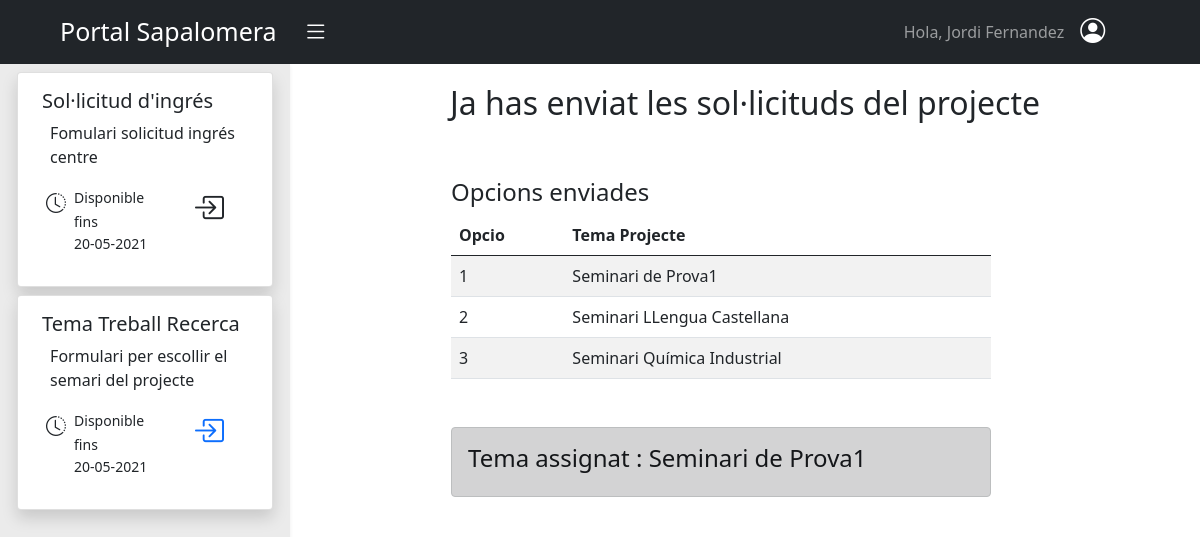
The page /aplicacions/projecte_batxillerat/ (signed in) on the database its author committed.
### aplicacions/models.py (models this page shows, shortened)
class Aplicacio(models.Model):
    nom = models.CharField(max_length=30)
    descripcio = models.CharField(max_length=200)
    data_limit_inici = models.DateField()
    data_limit_fi = models.DateField()
    url_acces = models.CharField(max_length=60,blank=True)
    url_backend = models.CharField(max_length=60,blank=True)
    llista_grups = models.ManyToManyField(Group,blank=True)
    llista_encarregats = models.ManyToManyField(User,limit_choices_to={"rol__id_rol":1},blank=True)
    objects = models.Manager()
    llistatAplicacions= LListaAplicacions()
    class Meta:
        verbose_name_plural = 'Aplicacions'

### batxillerat_projecte/models.py (models this page shows)
class Solicitud(models.Model):
    plantajament = models.TextField()
    seminari = models.ForeignKey(Seminari, on_delete=models.CASCADE)
    usuari = models.ForeignKey(User, on_delete=models.CASCADE)
    assignat = models.BooleanField(default=False)
    class Meta:
        permissions = (
            ("enviar_solicitud", "Pot enviar Solicitud"),
        )

class Seminari(models.Model):
    nom = models.CharField(max_length=100)
    departament = models.ForeignKey(Departament, on_delete=models.CASCADE)
    places = models.PositiveSmallIntegerField()
    def __str__(self):
        return self.nom

### batxillerat_projecte/views.py (the view)
# urls.py: path('',EnviarSolicitud, name='enviar-solicitud'),
@login_required
def EnviarSolicitud(request):
    if request.method == 'POST':
        user = request.user
        seminariPrimeraOpcio = request.POST.get('seminariPrimeraOpcio')
        seminariSegonaOpcio = request.POST.get('seminariSegonaOpcio')
        seminariTerceraOpcio = request.POST.get('seminariTerceraOpcio')
        seminariOpcio1 = get_object_or_404(Seminari, pk=seminariPrimeraOpcio)
        seminariOpcio2 = get_object_or_404(Seminari, pk=seminariSegonaOpcio)
        seminariOpcio3 = get_object_or_404(Seminari, pk=seminariTerceraOpcio)
        solicitud = Solicitud(seminari=seminariOpcio1,usuari=user,plantajament=request.POST.get('plantajamentPrimeraOpcio'))
        solicitud.save()
        solicitud2 = Solicitud(seminari=seminariOpcio2,usuari=user,plantajament=request.POST.get('plantajamentSegonaOpcio'))
        solicitud2.save()
        solicitud3 = Solicitud(seminari=seminariOpcio3,usuari=user,plantajament=request.POST.get('plantajamentSegonaOpcio'))
        solicitud3.save()
        return JsonResponse({'success': True}, status=201)
    else:
        aplicacions = Aplicacio.llistatAplicacions.per_usuari(request.user)
        solicituds =  Solicitud.objects.filter(usuari=request.user)
        if(solicituds.count() >=3):
            return render(request, 'batx_seminaris/solicitud_enviada.html',{'llista_aplicacions':aplicacions,"llista_solicituds":solicituds})
        else:
            departaments = Departament.objects.values()
            return render(request, 'batx_seminaris/enviar_solicitud.html', {'llista_aplicacions':aplicacions,'llista_departaments':departaments})

### aplicacions/modelManagers.py (called while the page is built)
    def per_usuari(self, user):
        today = date.today()
        if user.is_staff:
            return self.get_queryset().all()
        if user.rol.id_rol == 1:
            return self.get_queryset().filter(llista_encarregats__exact=user)
        else:
            return self.get_queryset().filter(llista_grups__in=user.groups.all()).filter(data_limit_fi__gte=today,data_limit_inici__lte=today).distinct()

### batxillerat_projecte/templates/batx_seminaris/solicitud_enviada.html
{% extends "aplicacions/llistar_aplicacions.html" %}
{% block aplicacio %}
{% load static %}
<div class="text-center">
    <h2>Ja has enviat les sol·licituds del projecte</h2>
</div>
<div class="row justify-content-center">
    <divc class="col-sm-8 me-5 mt-5">
        <h4>Opcions enviades</h4>
        <table class="table table-striped">
            <thead>
                <tr>
                  <th scope="col">Opcio</th>
                  <th scope="col">Tema Projecte</th>
                </tr>
            </thead>
            <tbody>
                {% for solicitud  in llista_solicituds %}
                    <tr>
                        <td>{{ forloop.counter }}</td>
                        <td>{{solicitud.seminari}}</td>
                    </tr>
                {% endfor %}
            </tbody>
        </table>
        <div class="mt-5 alert alert-dark">
            <h4>
            Tema assignat :
                {% for solicitud  in llista_solicituds %}
                    {% if solicitud.assignat == True %}
                        {{solicitud.seminari}}
                    {% endif %}
                {% endfor %}
            </h4>
        </div>
    </div>
</div>
{% endblock%}

### aplicacions/templates/aplicacions/llistar_aplicacions.html (shortened to what this page needs)
{% extends "base.html" %} {% block content %}
<div id="wrapper">
    <div class="container-fluid">
        <div id="sidebar-wrapper" class="color-sidebar shadow-sm">
            <ul class="sidebar-nav">
                <div class="row d-flex justify-content-center">
                    <div class="col-11">
                        {% if llista_aplicacions %} {% for aplicacio in llista_aplicacions %}
                        <div class="card mx-1 mt-2 shadow  rounded-2">
                            <div class="card-body  ms-2">
                                <h5 class="card-title">{{ aplicacio.nom }}</h5>
                                <p class="card-text  ms-2">{{ aplicacio.descripcio }}</p>
                                <div class="row">
                                    <div class="col-1  ms-1 me-1 mt-1 ">
                                        <i class="bi bi-clock-history fa-9x" style="font-size: 20px;"></i>
                                    </div>
                                    <div class="col-6">
                                        <small>
                                            Disponible fins
                                            <p>{{ aplicacio.data_limit_fi | date:'d-m-Y' }}</p>
                                        </small>
                                    </div>
                                    <div role="button" class="col-1 me-2">
                                        <a {% if aplicacio.url_acces  %} href="{% url aplicacio.url_acces %}" {% endif %}><i class="bi bi-box-arrow-in-right" style="font-size: 31px;"></i></a>
                                    </div>
                                </div>
                            </div>
                        </div>
                        {% endfor %}
                        {% endif %}
                    </div>
                </div>
            </ul>
        </div>
        <div id="page-content-wrapper">
            <div class="container-fluid">
                {% block aplicacio %}
                {% endblock %}
            </div>
        </div>
    </div>
{% endblock content %}

### templates/navbar.html (shortened to what this page needs)
<nav class="navbar navbar-expand-lg navbar-dark  bg-dark">
  <div class="container-fluid">
    <a class="navbar-brand ps-5" style="font-size: 25px;">Portal Sapalomera
      <i id="menu-toggle" type="button" class="navbar-toggle collapsed bg-dark bi bi-list" style="padding-left: 20px; font-size:25px;"collapse" data-target="#navbar" aria-expanded="false" aria-controls="navbar"></i>
    </a>
    <div style="margin-right: 5%;">
      <ul class="navbar-nav" >
        <li class="nav-item"><a class="nav-link">Hola, {{user.get_full_name}}</a></li>
        <div class="dropdown pe-4">
          <a class="p-0 ps-2 text-dark" role="button" id="dropdownMenuLink"  data-bs-toggle="dropdown" aria-expanded="false">
            <i class=" bi bi-person-circle text-white" style="font-size: 25px;"></i>
          </a>
        </div>
      </ul>
    </div>
  </div>
</nav>

### static/css/style.css (style rules this page uses)
#wrapper { padding-left: 0; -webkit-transition: all 0.5s ease; -moz-transition: all 0.5s ease; -o-transition: all 0.5s ease; transition: all 0.5s ease; }
.color-sidebar { background:#EBEBEB !important; }
#sidebar-wrapper { position: fixed; left: 290px; z-index: 1000; overflow-y: auto; margin-left: -290px; width: 0; height: 100%; background:#212529; -webkit-transition: all 0.5s ease; -moz-transition: all 0.5s ease; -o-transition: all 0.5s ease; transition: all 0.5s ease; }
#page-content-wrapper { padding: 15px; width: 100%; }
.sidebar-nav { position: absolute; top: 0; margin: 0; padding: 0; width: 290px; list-style: none; }
@media (min-width: 768px) { #wrapper { padding-left: 290px; } }
@media (min-width: 768px) { #sidebar-wrapper { width: 290px; } }
@media (min-width: 768px) { #page-content-wrapper { padding: 20px; } }

### rows shown on the page
Aplicacio: nom "Sol·licitud d'ingrés", descripcio "Fomulari solicitud ingrés centre", data_limit_fi "20-05-2021"
Aplicacio: nom "Tema Treball Recerca", descripcio "Formulari per escollir el semari del projecte", data_limit_fi "20-05-2021"
Solicitud: seminari "Seminari de Prova1"
Solicitud: seminari "Seminari LLengua Castellana"
Solicitud: seminari "Seminari Química Industrial"

### other values the page prints
{{ user.get_full_name }} "Jordi Fernandez"
